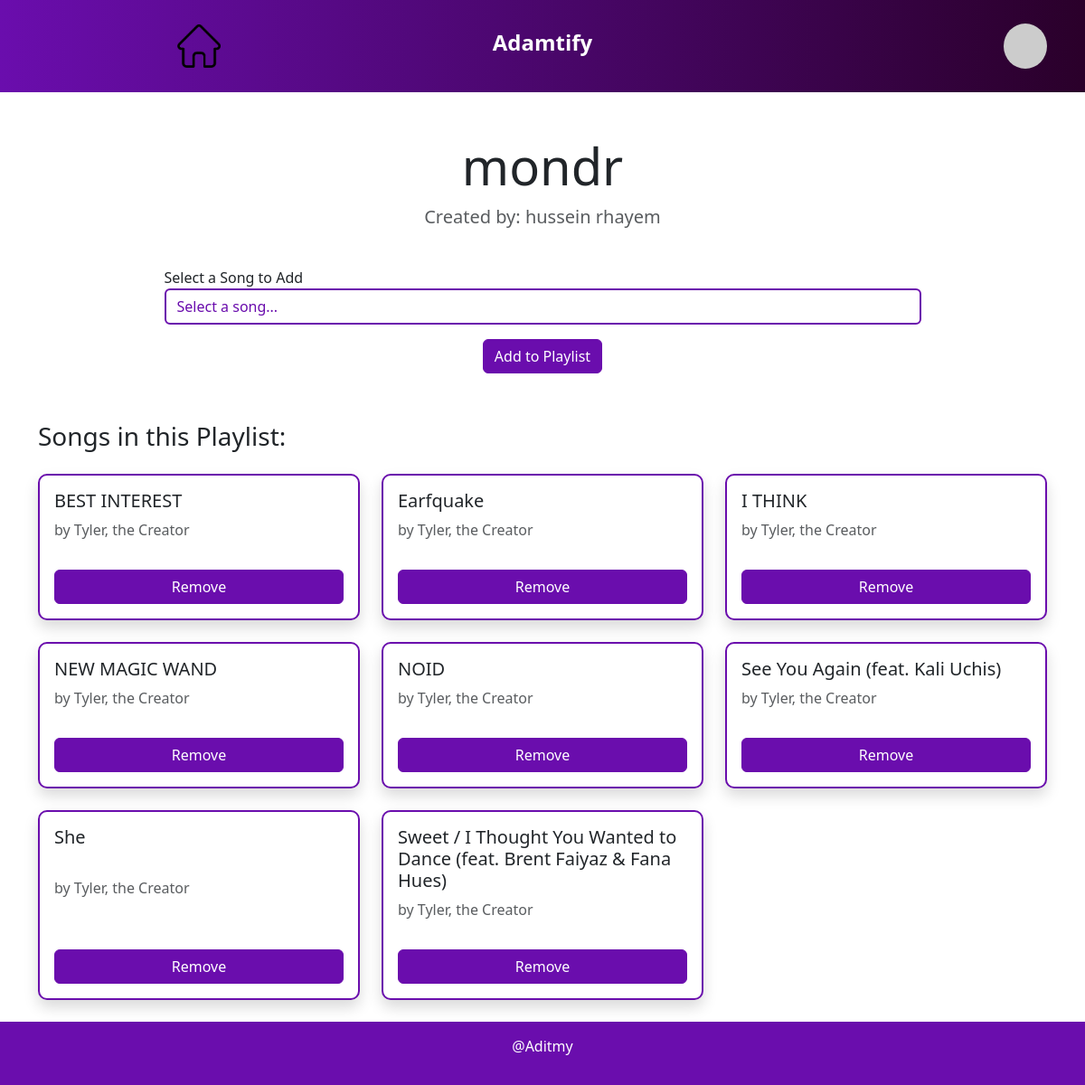
Screenshot of /view_playlist/7 (signed in) with the database file from the repository.
### app/models.py (models this page shows)
class Playlist(db.Model):
    playlist_id = db.Column(db.Integer, primary_key=True)
    name = db.Column(db.String(200), nullable=False)
    user_id = db.Column(db.Integer, db.ForeignKey('user.user_id'), nullable=False)
    songs = db.relationship('PlaylistSong', back_populates='playlist', lazy='select')  # Many-to-Many

class User(db.Model):
    user_id = db.Column(db.Integer, primary_key=True)
    firstname = db.Column(db.String(100), index=True, nullable=False)
    lastname = db.Column(db.String(100), index=True, nullable=False)
    username = db.Column(db.String(100), index=True, unique=True, nullable=False)
    email = db.Column(db.String(120), unique=True, nullable=False)
    password_hash = db.Column(db.String(200), nullable=False)
    user_artists = db.relationship('UserArtist', backref='user', cascade='all, delete-orphan')
    user_genres = db.relationship('UserGenre', backref='user', cascade='all, delete-orphan')
    playlists = db.relationship('Playlist', backref='user', cascade='all, delete-orphan')
    chats = db.relationship('Chat', backref='user', cascade='all, delete-orphan')

class Song(db.Model):
    song_id = db.Column(db.String(150), primary_key=True)  # Spotify Song ID
    title = db.Column(db.String(200), nullable=False)
    duration = db.Column(db.Integer)  # Duration in seconds
    genre = db.Column(db.String(80))
    artist_ids = db.Column(db.Text)  # Comma-separated artist IDs
    playlists = db.relationship('PlaylistSong', back_populates='song', lazy='select')  # Many-to-Many
    artists = db.relationship('SongArtist', back_populates='song', lazy='select')  # Many-to-Many

class Artist(db.Model):
    artist_id = db.Column(db.String(80), primary_key=True)  # Spotify Artist ID
    artist_name = db.Column(db.String(100), index=True, unique=True, nullable=False)
    listeners = db.Column(db.Integer, nullable=False, default=0)  # Artist popularity (0-100)
    songs = db.relationship('SongArtist', back_populates='artist', lazy='select')  # Many-to-Many
    preferred_by_users = db.relationship('UserArtist', backref='artist', lazy='dynamic')

### app/views.py (the view, shortened to what this page needs)
@app.route('/view_playlist/<int:playlist_id>', methods=['GET', 'POST'])
def view_playlist(playlist_id):
    if 'user_id' not in session:
        return redirect(url_for('login'))  # Redirect to login page if user is not logged in
    playlist = Playlist.query.get_or_404(playlist_id)
    if playlist.user_id != session['user_id']:
        return jsonify({'success': False, 'message': 'You are not the owner of this playlist'}), 403
    songs = Song.query.join(PlaylistSong).filter(PlaylistSong.playlist_id == playlist_id).all()
    available_songs = Song.query.filter(~Song.song_id.in_([song.song_id for song in songs])).all()
    return render_template('view_playlist.html', playlist=playlist, songs=songs, available_songs=available_songs)

### app/views.py (called while the page is built)
def get_user_by_id(user_id):
    return User.query.filter_by(user_id=user_id).first()

@app.before_request
def before_request():
    user_id = session.get('user_id')  # Retrieve user_id from session
    if user_id:
        g.user = get_user_by_id(user_id)  # Replace this with your actual method to get user data
    else:
        g.user = None

### app/templates/view_playlist.html (shortened to what this page needs)
{% extends "base.html" %}
{% block content %}
<div class="container mt-5">
    <div class="row mb-4">
        <div class="col-12 text-center">
            <h2 class="display-4 text-dark">{{ playlist.name }}</h2>
            <p class="lead text-muted">Created by: {{ playlist.user.firstname }} {{ playlist.user.lastname }}</p>
        </div>
    </div>
    <div class="row mb-5">
        <div class="col-12">
            <form action="{{ url_for('view_playlist', playlist_id=playlist.playlist_id) }}" method="POST" class="d-flex flex-column align-items-center">
                <div class="form-group w-75">
                    <label for="songSelect" class="text-dark">Select a Song to Add</label>
                    <select class="form-control" id="songSelect" name="song_id" style="border: 2px solid #6a0dad; color: #6a0dad;">
                        <option value="">Select a song...</option>
                    </select>
                </div>
                <button type="submit" class="btn btn-primary mt-3" style="background-color: #6a0dad; border-color: #6a0dad;">Add to Playlist</button>
            </form>
        </div>
    </div>
    <h3 class="text-dark mb-4">Songs in this Playlist:</h3>
    <div class="row">
        {% for song in songs %}
            <div class="col-12 col-sm-6 col-md-4 mb-4">
                <div class="card h-100 shadow" style="border: 2px solid #6a0dad;">
                    <div class="card-body d-flex flex-column justify-content-between">
                        <h5 class="card-title text-dark">{{ song.title }}</h5>
                        <p class="card-text text-muted">by {{ song.artists[0].artist.artist_name }}</p>
                        <button type="button" class="btn remove-song-btn mt-3"
                                data-song-id="{{ song.song_id }}"
                                data-playlist-id="{{ playlist.playlist_id }}"
                                style="background-color: #6a0dad; color: white; border-color: #6a0dad;">
                            Remove
                        </button>
                    </div>
                </div>
            </div>
        {% else %}
            <div class="col-12">
                <div class="alert alert-info text-center">
                    No songs in this playlist yet.
                </div>
            </div>
        {% endfor %}
    </div>
</div>
{% endblock %}

### app/static/style/base.css (style rules this page uses)
.card { border: none; border-radius: 10px; }
.btn-primary { margin: 5px; }

### rows the page displays
Playlist: name "mondr"
User: user.firstname "hussein", user.lastname "rhayem"
Song: title "BEST INTEREST", artist_name "Tyler, the Creator"
Song: title "Earfquake", artist_name "Tyler, the Creator"
Song: title "I THINK", artist_name "Tyler, the Creator"
Song: title "NEW MAGIC WAND", artist_name "Tyler, the Creator"
Song: title "NOID", artist_name "Tyler, the Creator"
Song: title "See You Again (feat. Kali Uchis)", artist_name "Tyler, the Creator"
Song: title "She", artist_name "Tyler, the Creator"
Song: title "Sweet / I Thought You Wanted to Dance (feat. Brent Faiyaz & Fana Hues)", artist_name "Tyler, the Creator"
